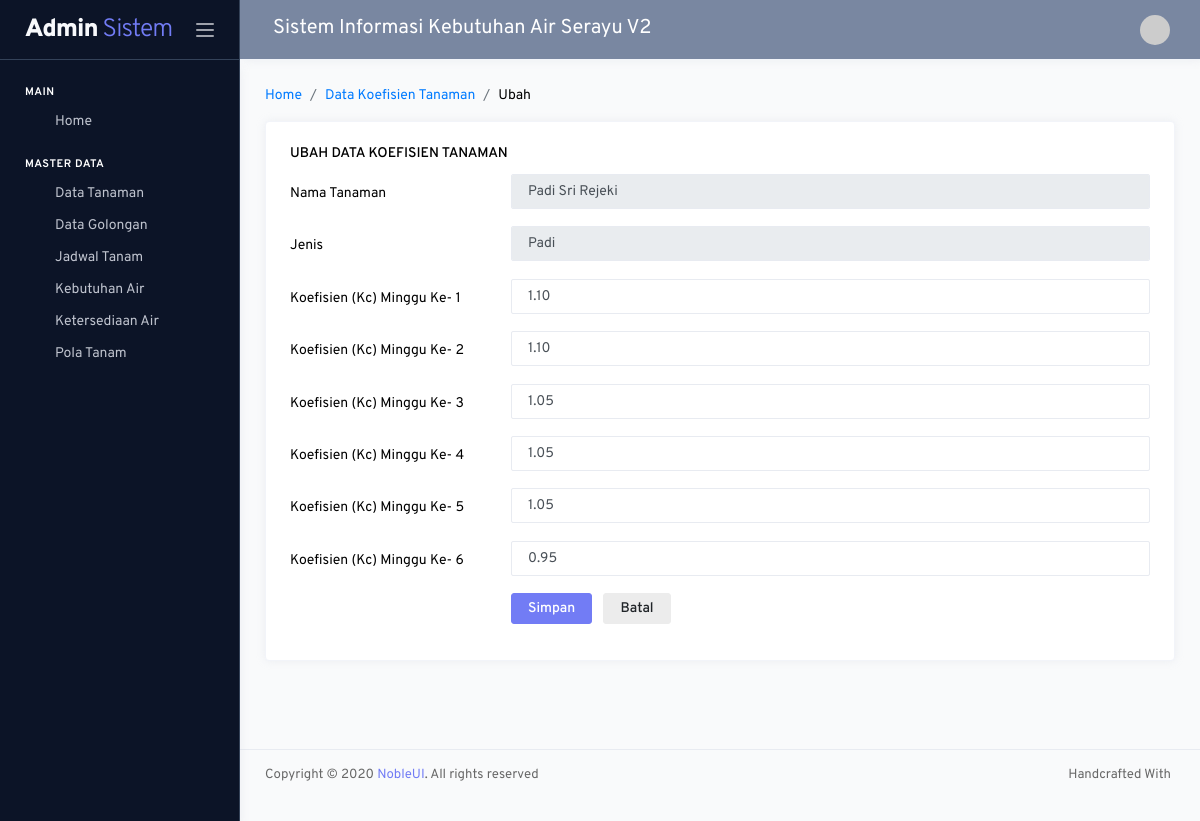
Page /admin/index.php?hal=tanaman/olah_koefisien&id=1 on the committed database.
### tables this page shows
CREATE TABLE `tb_tanaman` (
  `idtanaman` int(11) NOT NULL,
  `nama` varchar(50) DEFAULT NULL,
  `jenis` varchar(50) DEFAULT NULL,
  `perkolasi` int(11) DEFAULT NULL,
  `hujanefektif` int(11) DEFAULT NULL
);

CREATE TABLE `tb_koefisien` (
  `idkoefisien` int(11) NOT NULL,
  `idtanaman` int(11) DEFAULT NULL,
  `nilai` decimal(10,2) DEFAULT NULL,
  `minggu` int(11) DEFAULT NULL
);

### setting/crud.php (called while the page is built, shortened)
<?php
function _dataGetId($conn,$table,$kondisi){
  $row = $conn->query("Select * from $table where $kondisi")->fetch_assoc();
  return $row;
}
function caridata($conn,$qry){
  $row = $conn->query("$qry")->fetch_array();
  $x=$row[0];
  if($x==""){
    return "";
  }else{
    return $x;
  }
}
?>

### admin/_partials/_menu.php (the view, shortened to what this page needs)
<ul class="nav">
  <li class="nav-item nav-category">Main</li>
  <li class="nav-item">
    <a href="?hal=dashboard" class="nav-link">
      <i class="link-icon" data-feather="box"></i>
      <span class="link-title">Home</span>
    </a>
  </li>
  <li class="nav-item nav-category">Master Data</li>
  <li class="nav-item">
    <a class="nav-link" data-toggle="collapse" href="#tanaman" role="button" aria-expanded="false" aria-controls="tanaman">
      <i class="link-icon" data-feather="bookmark"></i>
      <span class="link-title">Data Tanaman</span>
      <i class="link-arrow" data-feather="chevron-down"></i>
    </a>
  </li>
  <li class="nav-item">
    <a class="nav-link" data-toggle="collapse" href="#spp" role="button" aria-expanded="false" aria-controls="spp">
      <i class="link-icon" data-feather="award"></i>
      <span class="link-title">Data Golongan</span>
      <i class="link-arrow" data-feather="chevron-down"></i>
    </a>
  </li>
  <li class="nav-item">
    <a class="nav-link" data-toggle="collapse" href="#jadwal" role="button" aria-expanded="false" aria-controls="jadwal">
      <i class="link-icon" data-feather="heart"></i>
      <span class="link-title">Jadwal Tanam</span>
      <i class="link-arrow" data-feather="chevron-down"></i>
    </a>
  </li>
  <li class="nav-item">
    <a class="nav-link" data-toggle="collapse" href="#kebutuhan" role="button" aria-expanded="false" aria-controls="kebutuhan">
      <i class="link-icon" data-feather="activity"></i>
      <span class="link-title">Kebutuhan Air</span>
      <i class="link-arrow" data-feather="chevron-down"></i>
    </a>
  </li>
  <li class="nav-item">
    <a class="nav-link" data-toggle="collapse" href="#intake" role="button" aria-expanded="false" aria-controls="intake">
      <i class="link-icon" data-feather="check-circle"></i>
      <span class="link-title">Ketersediaan Air</span>
      <i class="link-arrow" data-feather="chevron-down"></i>
    </a>
  </li>
  <li class="nav-item">
    <a class="nav-link" data-toggle="collapse" href="#polatanam" role="button" aria-expanded="false" aria-controls="polatanam">
      <i class="link-icon" data-feather="box"></i>
      <span class="link-title">Pola Tanam</span>
      <i class="link-arrow" data-feather="chevron-down"></i>
    </a>
  </li>
</ul>

### admin/modul/tanaman/olah_koefisien.php (shortened to what this page needs)
<?php
if(isset($_GET['id']))
	extract(_dataGetId($mysqli,"tb_tanaman","idtanaman='".$_GET['id']."'"));
?>
<nav class="page-breadcrumb">
	<ol class="breadcrumb">
		<li class="breadcrumb-item"><a href="?hal=dashboard">Home</a></li>
		<li class="breadcrumb-item"><a href="?hal=tanaman/data">Data Koefisien Tanaman</a></li>
		<li class="breadcrumb-item" aria-current="page"><?=(isset($_GET['id']) ? 'Ubah':'Tambah')?></li>
	</ol>
</nav>
<div class="row">
	<div class="col-md-12 grid-margin stretch-card">
		<div class="card">
			<div class="card-body">
				<h6 class="card-title"><?=(isset($_GET['id']) ? 'Ubah':'Tambah')?> Data Koefisien Tanaman</h6>
				<form class="forms-sample" action="?hal=tanaman/proses_koefisien" method="POST">
					<div class="form-group row">
						<label for="input" class="col-sm-3 col-form-label">Nama Tanaman</label>
						<div class="col-sm-9">
							<input type="text" class="form-control" name="nama" value="<?=@$nama?>" placeholder="Inputkan Nama Tanaman" readonly>
						</div>
					</div>
					<div class="form-group row">
						<label for="input" class="col-sm-3 col-form-label">Jenis</label>
						<div class="col-sm-9">
							<input type="text" class="form-control" name="jenis"  value="<?=@$jenis?>" placeholder="Inputkan Jenis" readonly>
						</div>
					</div>
					<?php for ($i=1;$i<=6;$i++) { ?>
						<div class="form-group row">
							<label for="input" class="col-sm-3 col-form-label">Koefisien (Kc) Minggu Ke- <?=$i?></label>
							<div class="col-sm-9">
								<input type="number" step="0.01" class="form-control" name="minggu[<?=$i;?>]"  value="<?=lihatnilai($mysqli,$idtanaman,$i);?>" placeholder="Inputkan Nilai Koefisien" required>
							</div>
						</div>
					<?php } ?>
					<div class="form-group row ">
						<div class="col-sm-9 offset-3">
							<button type="submit" class="btn btn-primary mr-2" name="ubah">Simpan</button>
							<a class="btn btn-light" href="?hal=tanaman/koefisien">Batal</a>
						</div>
					</div>
				</form>
			</div>
		</div>
	</div>
</div>
<?php
	function lihatnilai($mysqli,$idtanaman,$minggu){
		@$nilai=caridata($mysqli,"select nilai from tb_koefisien where idtanaman='$idtanaman' and minggu='$minggu'");
		return $nilai;
	}
?>

### admin/_partials/_css.php (style rules this page uses)
.form-group { margin-top: -20px!important; }

### rows in the picture
tb_tanaman: nama "Padi Sri Rejeki", jenis "Padi", idtanaman.nilai "1.10", idtanaman.nilai "1.05", idtanaman.nilai "0.95"

### other values in the picture
judul "Sistem Informasi Kebutuhan Air Serayu V2"
